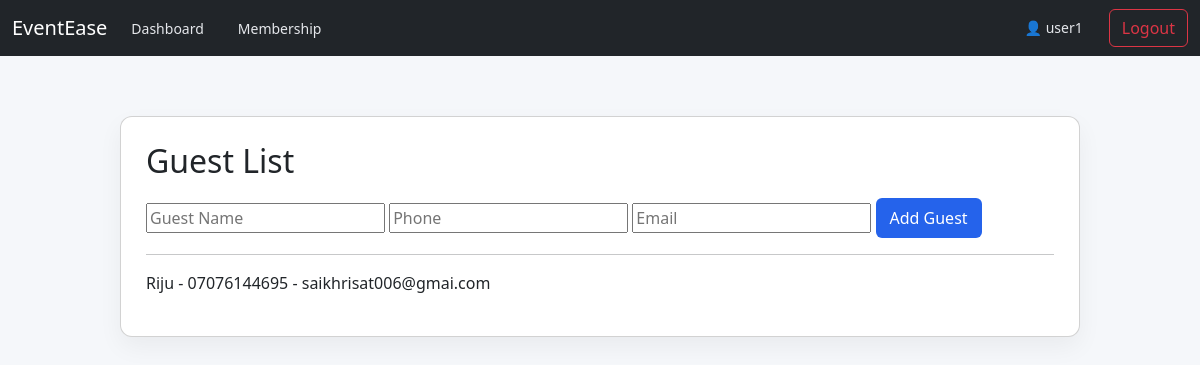
/guestlist/ (signed in), run on the app's committed database.
### eventsapp/models.py (models this page shows, shortened)
class CustomUser(AbstractUser):
    ROLE_CHOICES = (
        ('USER', 'User'),
        ('VENDOR', 'Vendor'),
        ('ADMIN', 'Admin'),
    )
    MEMBERSHIP_CHOICES = (
        ('6m', '6 months'),
        ('1y', '1 year'),
        ('2y', '2 years'),
    )
    VENDOR_CATEGORY = (
        ('catering', 'Catering'),
        ('florist', 'Florist'),
        ('decoration', 'Decoration'),
        ('lighting', 'Lighting'),
    )
    role = models.CharField(max_length=10, choices=ROLE_CHOICES, default='USER')
    vendor_category = models.CharField(max_length=20, choices=VENDOR_CATEGORY, blank=True, null=True)
    membership = models.CharField(max_length=2, choices=MEMBERSHIP_CHOICES, default='6m')
    membership_expiry = models.DateTimeField(blank=True, null=True)

class Guest(models.Model):
    user = models.ForeignKey(CustomUser, on_delete=models.CASCADE, limit_choices_to={'role': 'USER'})
    name = models.CharField(max_length=200)
    phone = models.CharField(max_length=20)
    email = models.EmailField(blank=True)
    created_at = models.DateTimeField(auto_now_add=True)

### eventsapp/views.py (the view)
# urls.py: path('guestlist/', views.guest_list, name='guest_list'),
@role_required('USER')
def guest_list(request):
    if request.method == 'POST':
        name = request.POST.get('name')
        phone = request.POST.get('phone')
        email = request.POST.get('email')
        Guest.objects.create(user=request.user, name=name, phone=phone, email=email)
        return redirect('guest_list')
    guests = Guest.objects.filter(user=request.user)
    return render(request, 'user/guest_list.html', {'guests': guests})

### eventsapp/views.py (called while the page is built)
def role_required(role):
    def decorator(view_func):
        @wraps(view_func)
        def _wrapped(request, *args, **kwargs):
            if not request.user.is_authenticated:
                return redirect('login')
            if request.user.role != role:
                messages.error(request, 'Access denied.')
                return redirect('/')
            return view_func(request, *args, **kwargs)
        return _wrapped
    return decorator

### eventsapp/templates/user/guest_list.html (shortened to what this page needs)
{% extends 'base.html' %}
{% block content %}
<div class="card">
    <h2>Guest List</h2>
    <form method="POST">
        <input type="text" name="name" placeholder="Guest Name" required>
        <input type="text" name="phone" placeholder="Phone" required>
        <input type="email" name="email" placeholder="Email">
        <button type="submit">Add Guest</button>
    </form>
    <hr>
    {% for guest in guests %}
        <p>
            {{ guest.name }} - {{ guest.phone }} - {{ guest.email }}
        </p>
    {% endfor %}
</div>
{% endblock %}

### eventsapp/templates/base.html (shortened to what this page needs)
<!DOCTYPE html>
<html>
<head>
    <link rel="stylesheet" href="https://cdn.jsdelivr.net/npm/bootstrap@5.3.2/dist/css/bootstrap.min.css">
    <link rel="stylesheet" href="/static/css/style.css">
</head>
<body>
<nav class="navbar navbar-expand-lg navbar-dark bg-dark">
    <div class="container-fluid">
        <a class="navbar-brand" href="/">EventEase</a>
        <div class="collapse navbar-collapse">
            <ul class="navbar-nav me-auto mb-2 mb-lg-0">
                {% if request.user.is_authenticated %}
                    {% if request.user.role == "USER" %}
                        <li class="nav-item"><a href="/user/" class="nav-link">Dashboard</a></li>
                        <li class="nav-item"><a href="/user/membership/" class="nav-link">Membership</a></li>
                    {% elif request.user.role == "VENDOR" %}
                        <li class="nav-item"><a href="/vendor/" class="nav-link">Dashboard</a></li>
                        <li class="nav-item"><a href="/vendor/membership/" class="nav-link">Membership</a></li>
                    {% elif request.user.role == "ADMIN" %}
                        <li class="nav-item"><a href="/admin-dashboard/" class="nav-link">Dashboard</a></li>
                    {% endif %}
                {% endif %}
            </ul>
            <ul class="navbar-nav">
                {% if request.user.is_authenticated %}
                    <li class="nav-item"><span class="nav-link">👤 {{ request.user.username }}</span></li>
                    <li class="nav-item"><a href="/logout/" class="btn btn-outline-danger">Logout</a></li>
                {% else %}
                    <li class="nav-item"><a href="/login/" class="nav-link">Login</a></li>
                    <li class="nav-item"><a href="/register/" class="nav-link">Register</a></li>
                {% endif %}
            </ul>
        </div>
    </div>
</nav>
<div class="container">
    {% block content %}
    {% endblock %}
</div>
</body>
</html>

### eventsapp/static/css/style.css (style rules this page uses)
body { margin: 0; font-family: 'Segoe UI', sans-serif; background: #f5f7fa; }
.container { max-width: 1000px; margin: 40px auto; padding: 20px; }
.card { background: white; padding: 25px; border-radius: 12px; box-shadow: 0 10px 25px rgba(0, 0, 0, 0.05); }
button { background: #2563eb; border: none; padding: 8px 14px; color: white; border-radius: 6px; cursor: pointer; margin-top: 10px; }
.nav-link { margin-right: 18px; color: #e5e7eb; text-decoration: none; font-size: 14px; }

### data on the page
CustomUser: user.username "user1"
Guest: name "Riju", phone "07076144695", email "saikhrisat006@gmai.com"
